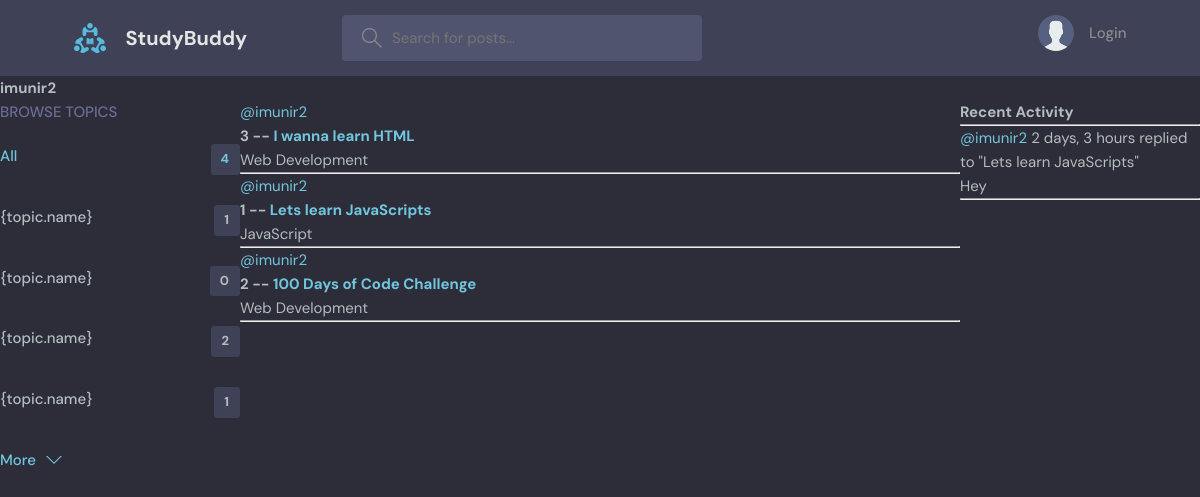
Page /profile/1/ on the earlier database version.
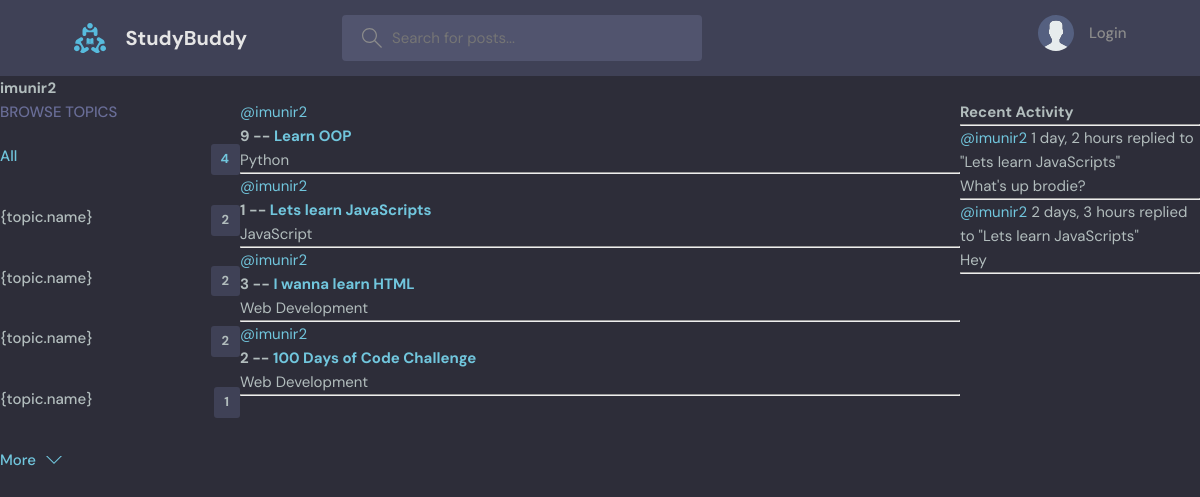
Same page on the later database version.
### base/models.py (models this page shows, shortened)
class Topic(models.Model):
    name = models.CharField(max_length=200)

class Room(models.Model):
    host = models.ForeignKey(User, on_delete=models.SET_NULL, null=True)
    topic = models.ForeignKey(Topic, on_delete=models.SET_NULL, null=True)
    name = models.CharField(max_length=200)
    description = models.TextField(null=True, blank=True)
    participants = models.ManyToManyField(User, related_name='participants', blank=True)
    updated = models.DateTimeField(auto_now=True)
    created = models.DateTimeField(auto_now_add=True)
    class Meta:
        ordering = ['-updated', '-created']
    def __str__(self):
        return self.name

class Message(models.Model):
    user = models.ForeignKey(User, on_delete=models.CASCADE)
    room = models.ForeignKey(Room, on_delete=models.CASCADE)
    body = models.TextField()
    updated = models.DateTimeField(auto_now=True)
    created = models.DateTimeField(auto_now_add=True)
    class Meta:
        ordering = ['-updated', '-created']
    def __str__(self):
        return self.body[0:50]

### base/views.py (the view)
# urls.py: path('profile/<str:pk>/', views.userProfile, name='user-profile'),
def userProfile(request, pk):
    user = User.objects.get(id=pk)
    rooms = user.room_set.all()
    room_messages = user.message_set.all()
    topics = Topic.objects.all()
    context = {'user': user, 'rooms': rooms,
            'room_messages': room_messages, 'topics': topics}
    return render(request, 'base/profile.html', context)

### base/templates/base/profile.html (shortened to what this page needs)
{% extends 'main.html' %}
{% block content %}
<h1>{{user.username}}</h1>
<div class="profile-container">
    <div>
        {% include 'base/topics_component.html' %}
    </div>
    <div>
        {% include 'base/feed_component.html' %}
    </div>
    <div>
        {% include 'base/activity_component.html' %}
    </div>
</div>
{% endblock content %}

### templates/main.html (shortened to what this page needs)
<!DOCTYPE html>
{% load static %}
<html lang="en">
  <head>
    <link rel="stylesheet" href="{% static 'styles/style.css' %}" />
  </head>
  <body>
    {% include 'navbar.html' %}
    {% block content %}
    {% endblock %}
  </body>
</html>

### templates/navbar.html (shortened to what this page needs)
{% load static %}
<header class="header header--loggedIn">
    <div class="container">
      <a href="{% url 'home' %}" class="header__logo">
        <img src="{% static 'images/logo.svg' %}" />
        <h1>StudyBuddy</h1>
      </a>
      <form class="header__search" method="GET" action="{% url 'home' %}">
        <label>
          <input name="q" placeholder="Search for posts..." />
        </label>
      </form>
      <nav class="header__menu">
        {% if request.user.is_authenticated %}
        <div class="header__user">
          <a href="profile.html">
            <div class="avatar avatar--medium active">
              <img src="https://randomuser.me/api/portraits/men/37.jpg" />
            </div>
            <p>{{request.user.username}} <span>@{{request.user.username}}</span></p>
          </a>
          <button class="dropdown-button">
            <svg version="1.1" xmlns="http://www.w3.org/2000/svg" width="32" height="32" viewBox="0 0 32 32">
              <title>chevron-down</title>
              <path d="M16 21l-13-13h-3l16 16 16-16h-3l-13 13z"></path>
            </svg>
          </button>
        </div>
        {% else %}
        <a href="{% url 'login' %}">
          <img src="{% static 'images/avatar.svg' %}" />
          <p>Login</p>
        </a>
        {% endif %}
      </nav>
    </div>
  </header>

### base/templates/base/topics_component.html
<div class="topics">
    <div class="topics__header">
      <h2>Browse Topics</h2>
    </div>
    <ul class="topics__list">
      <li>
        <a href="{% url 'home' %}" class="active">All <span>{{topics.count}}</span></a>
      </li>
      {% for topic in topics %}
      <li>
        <a href="{% url 'home' %}?q={{topic.name}}">{topic.name}<span>{{topic.room_set.count}}</span></a>
      </li>
      {% endfor %}
    </ul>
    <a class="btn btn--link" href="topics.html">
      More
      <svg version="1.1" xmlns="http://www.w3.org/2000/svg" width="32" height="32" viewBox="0 0 32 32">
        <title>chevron-down</title>
        <path d="M16 21l-13-13h-3l16 16 16-16h-3l-13 13z"></path>
      </svg>
    </a>
  </div>

### base/templates/base/feed_component.html (shortened to what this page needs)
{% for room in rooms %}
<div>
    <a href="{% url 'user-profile' room.host.id %}">@{{room.host.username}}</a>
    <h5>{{room.id}} -- <a href="{% url 'room' room.id %}">{{room.name}}</a></h5>
    <small>{{room.topic.name}}</small>
    <hr>
</div>
{% endfor %}

### base/templates/base/activity_component.html (shortened to what this page needs)
<h3>Recent Activity</h3>
<hr>
{% for message in room_messages %}
<div>
    <small><a href="{% url 'user-profile' message.user.id %}">@{{message.user}}</a> {{message.created|timesince}}</small>
    <small>replied to "{{message.room}}"</small>
    <p>{{message}}</p>
    <hr>
</div>
{% endfor %}

### static/styles/style.css (style rules this page uses)
:root { --color-main: #71c6dd; --color-main-light: #e1f6fb; --color-dark: #3f4156; --color-dark-medium: #51546e; --color-dark-light: #696d97; --color-light: #e5e5e5; --color-gray: #8b8b8b; --color-light-gray: #b2bdbd; --color-bg: #2d2d39; --color-success: #5dd693; --color-error: #fc4b0b; }
* { font-family: "DM Sans", -apple-system, BlinkMacSystemFont, "Segoe UI", Roboto, Oxygen, Ubuntu, Cantarell, "Open Sans", "Helvetica Neue", sans-serif; margin: 0; padding: 0; box-sizing: border-box; text-rendering: optimizeLegibility; font-size: inherit; }
html { font-size: 56.25%; }
@media only screen and (min-width: 1200px) { html { font-size: 62.5%; } }
body { line-height: 1.6; font-weight: 400; font-size: 1.5rem; color: var(--color-light-gray); background-color: var(--color-bg); min-height: 100vh; }
img { width: 100%; }
a { display: inline-block; color: var(--color-main); text-decoration: none; }
.container { max-width: 120rem; width: 90%; margin: auto; }
.btn { background-color: transparent; border: none; display: inline-flex; align-items: center; gap: 1rem; cursor: pointer; transition: all ease-in-out 0.3s; padding: 1rem 2rem; border-radius: 5px; box-shadow: 1px 1px 3px 1px rgba(0, 0, 0, 0.15); font-weight: 500; }
.btn--link { border-radius: 0; padding: 0; color: var(--color-main); box-shadow: none; }
.btn > svg { fill: currentColor; width: 1.6rem; height: 1.6rem; }
.header { padding: 1.5rem; background-color: var(--color-dark); }
.header > .container { display: flex; gap: 9.5rem; }
.header__logo, .header__user { display: flex; gap: 2rem; align-items: center; }
.header__logo > img { height: 3.2rem; width: 3.2rem; }
.header__logo > h1 { font-weight: 700; font-size: 2rem; color: var(--color-light); }
.header__search > label { background-color: var(--color-dark-medium); padding: 1.3rem 1rem; display: flex; align-items: center; gap: 1rem; border-radius: 4px; }
.header__search svg { fill: var(--color-gray); width: 2rem; height: 2rem; margin-left: 1rem; }
.header__search input { width: 30rem; background: transparent; border: none; outline: none; color: var(--color-light); }
.header__menu { margin-left: auto; position: relative; }
.header__menu a { display: flex; gap: 1.5rem; align-items: center; font-weight: 500; text-decoration: none; color: var(--color-gray); }
.header__menu img { height: 3.6rem; }
.header__menu p { line-height: 1.2; }
.topics__header { margin-bottom: 2rem; }
.topics__header h2 { text-transform: uppercase; font-weight: 500; color: var(--color-dark-light); }
.topics__list { list-style: none; }
.topics__list li a { display: flex; justify-content: space-between; margin-bottom: 3rem; font-weight: 500; color: var(--color-light-gray); transition: all 0.3s ease-in-out; }
.topics__list li a.active, .topics__list li a:hover { color: var(--color-main); }
.topics__list li a span { padding: 0.5rem 1rem; background-color: var(--color-dark); border-radius: 3px; font-size: 1.3rem; font-weight: 700; letter-spacing: 1px; }

### base/templates/base/profile.html (style rules this page uses)
.profile-container { display: grid; grid-template-columns: 1fr 3fr 1fr; }

Differences in the rows shown:
computed for Topic (number 1 of 4 on the later page): room_set.count "1" → "2"
computed for Topic (number 2 of 4 on the later page): room_set.count "0" → "2"
added Room: host.username "imunir2", id "9", name "Learn OOP", topic.name "Python"
changed Room "Lets learn JavaScripts": moves up the list
added Message: user "imunir2", created "1 day, 2 hours", room "Lets learn JavaScripts", body "What's up brodie?"
